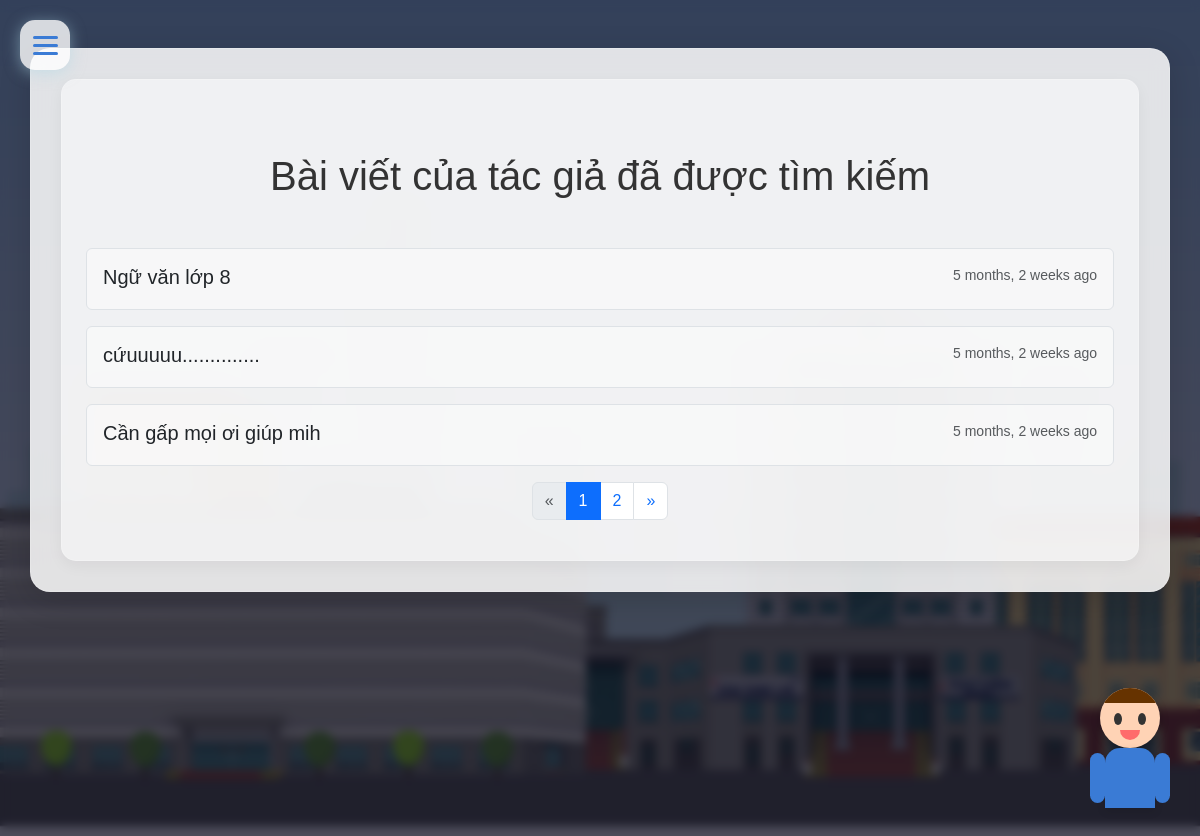
/forum/by/admin/, run on the app's committed database.
### forums/models.py (models this page shows, shortened)
class Forum(models.Model):
    user = models.ForeignKey(settings.AUTH_USER_MODEL, on_delete=models.CASCADE)
    title = models.CharField(max_length=100)
    slug = models.SlugField(unique=True)
    desc = models.TextField()
    created_at = models.DateTimeField(auto_now_add=True)

### forums/views.py (the view)
# urls.py: path('by/<str:username>/', ForumUserListView.as_view(), name='forum-by'),
class ForumUserListView(ListView):
    template_name = 'forum_by_user.html'
    paginate_by = 3
    def get_queryset(self):
        self.user = get_object_or_404(User, username=self.kwargs['username'])
        return Forum.objects.filter(user=self.user)

### templates/forum_by_user.html (shortened to what this page needs)
{% load static %}
{% load humanize %}
<!DOCTYPE html>
<html lang="en">
<head>
  <link rel="stylesheet" href="{% static 'cssQuan/bootstrap.min.css' %}">
  <link rel="stylesheet" href="{% static 'css/style.css' %}">
  <link rel="stylesheet" href="https://cdnjs.cloudflare.com/ajax/libs/font-awesome/5.15.4/css/all.min.css">
</head>
<body>
  {% include "Components/newmenu.html" %}
  <div class="container my-5">
    <div class="jumbotron p-4">
      <h1 class="text-center my-5">Bài viết của tác giả đã được tìm kiếm</h1>
      <div class="list-group">
        {% for forum in object_list %}
          <a href="{% url 'forum-detail' forum.slug %}" class="list-group-item list-group-item-action mb-3 p-3 border rounded">
            <div class="d-flex w-100 justify-content-between">
              <h5 class="mb-1">{{ forum.title }}</h5>
              <small class="text-muted">{{ forum.created_at|naturaltime }}</small>
            </div>
          </a>
        {% endfor %}
      </div>
      {% include 'pagination.html' %}
    </div>
  </div>
  {% include "Components/chat_bubble.html" %}
</body>
</html>

### static/css/style.css (style rules this page uses)
* { font-family: 'Arial', 'Tahoma', 'Verdana', 'Roboto', 'Open Sans', sans-serif; }
body { background-image: url("../images/Bg1.jpg"); background-size: cover; background-repeat: no-repeat; background-attachment: fixed; background-position: center; }

### templates/forum_by_user.html (style rules this page uses)
body { background-image: url('/static/images/Ptit.jpg'); background-size: cover; background-repeat: no-repeat; background-attachment: fixed; font-family: 'Arial', sans-serif; color: #333; position: relative; min-height: 100vh; }
body::before { content: ''; position: fixed; top: 0; left: 0; width: 100%; height: 100%; background-color: rgba(0, 0, 20, 0.7); backdrop-filter: blur(5px); -webkit-backdrop-filter: blur(5px); z-index: -1; pointer-events: none; }
.container { background: rgba(255, 255, 255, 0.85); border-radius: 20px; box-shadow: 0 8px 32px rgba(0, 0, 0, 0.15); backdrop-filter: blur(10px); -webkit-backdrop-filter: blur(10px); padding: 30px; margin-top: 80px; margin-bottom: 50px; transition: all 0.3s ease; border: 1px solid rgba(255, 255, 255, 0.18); }
.jumbotron { background: rgba(255, 255, 255, 0.5); border-radius: 15px; padding: 30px; box-shadow: 0 5px 15px rgba(0, 0, 0, 0.05); transition: all 0.3s ease; border: 1px solid rgba(255, 255, 255, 0.18); }
.list-group-item { background: rgba(255, 255, 255, 0.5); border-radius: 15px; transition: all 0.3s ease; border: 1px solid rgba(255, 255, 255, 0.18); }

### data on the page
Forum: title "Ngữ văn lớp 8", created_at "5 months, 2 weeks ago"
Forum: title "cứuuuuu..............", created_at "5 months, 2 weeks ago"
Forum: title "Cần gấp mọi ơi giúp mih", created_at "5 months, 2 weeks ago"

### other printed values
{{ page }} "1" "2"
